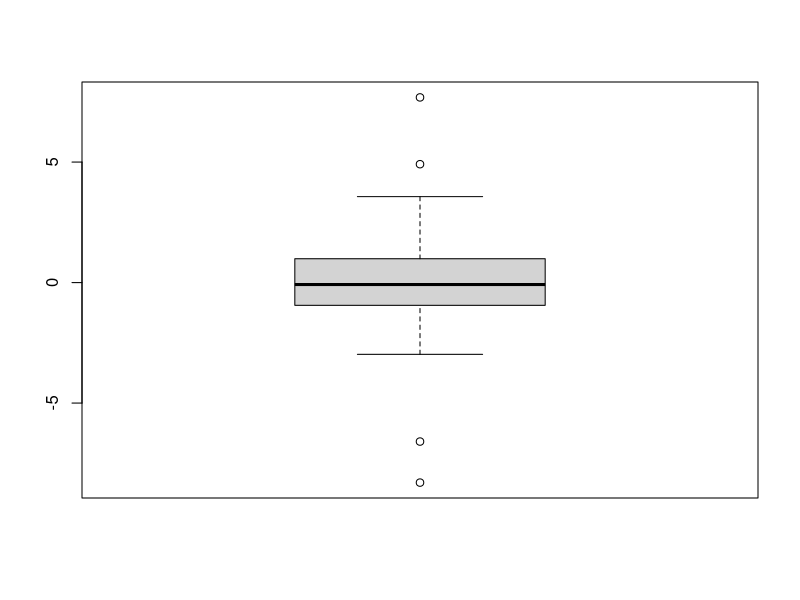
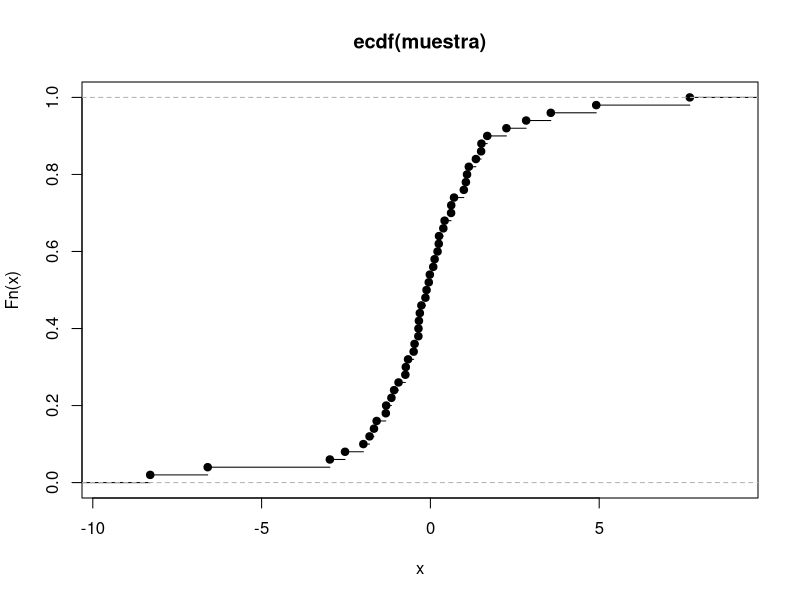
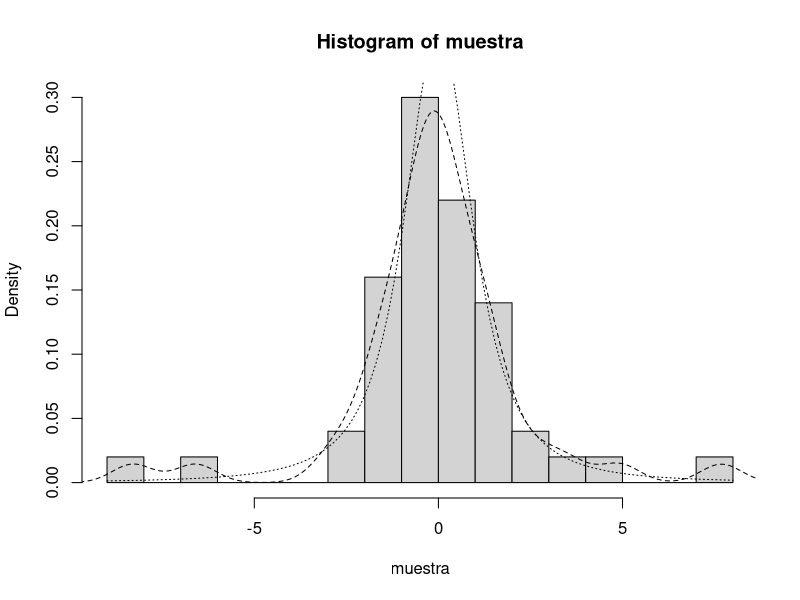

Here is the R script that generated these plots, in order:
n = 50
# genero una muestra N(0,1)
muestra = rt(n, 2)
media = mean(muestra)
des_est = sd(muestra)
print(media)
print(des_est)
# genero un boxplot
boxplot(muestra)
# ecdf
Fn = ecdf(muestra)
Pc = Fn(1.96)
print(Pc)
plot(Fn)
# genero un histograma
hist(muestra, prob=T, breaks="FD")#, ylim=c(0,0.4))
lines(density(muestra), lty='dashed')
curve(dt(x, 2), add=T, lty="dotted")